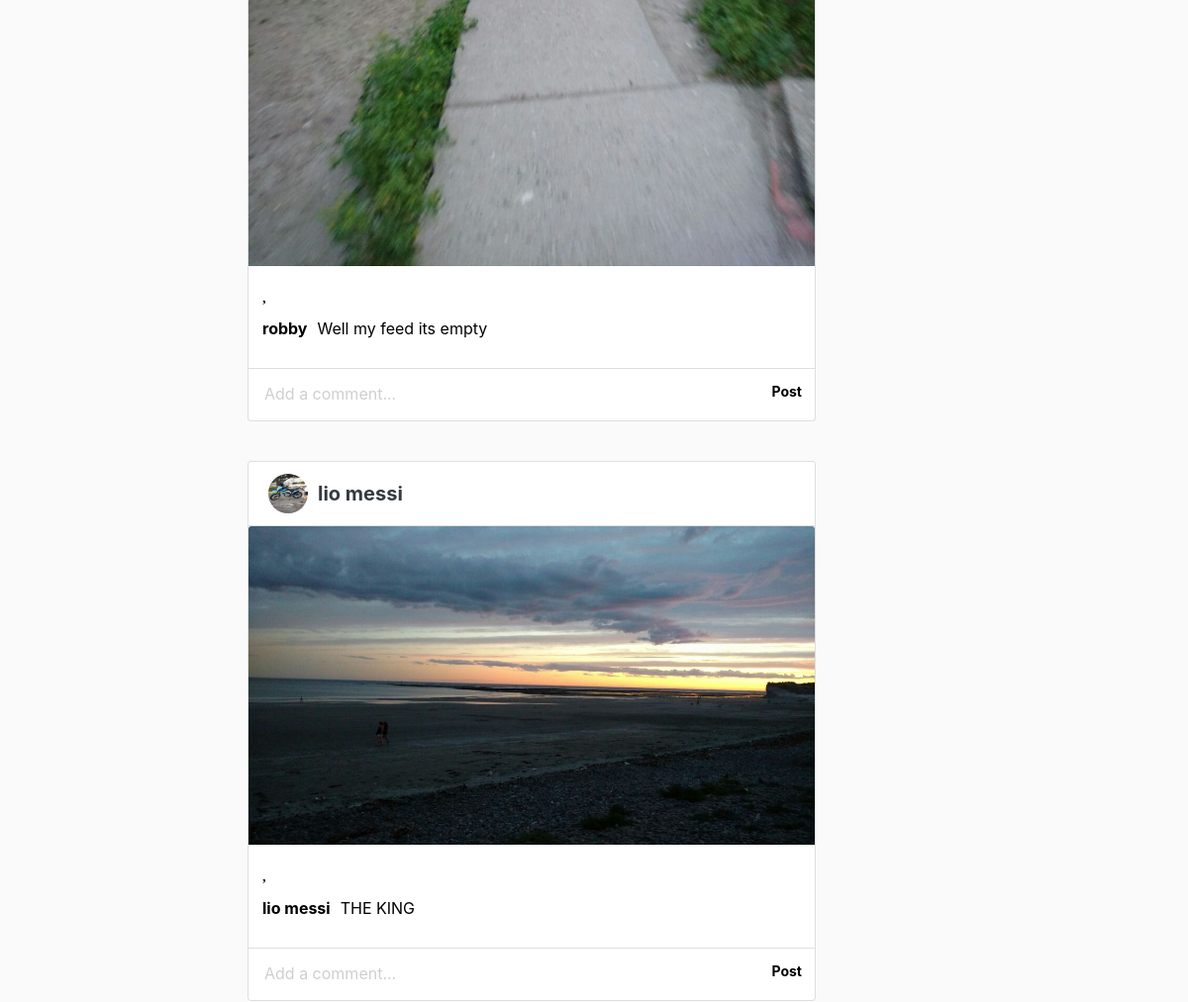
Page /home/ (signed in, middle part) on the earlier database version.
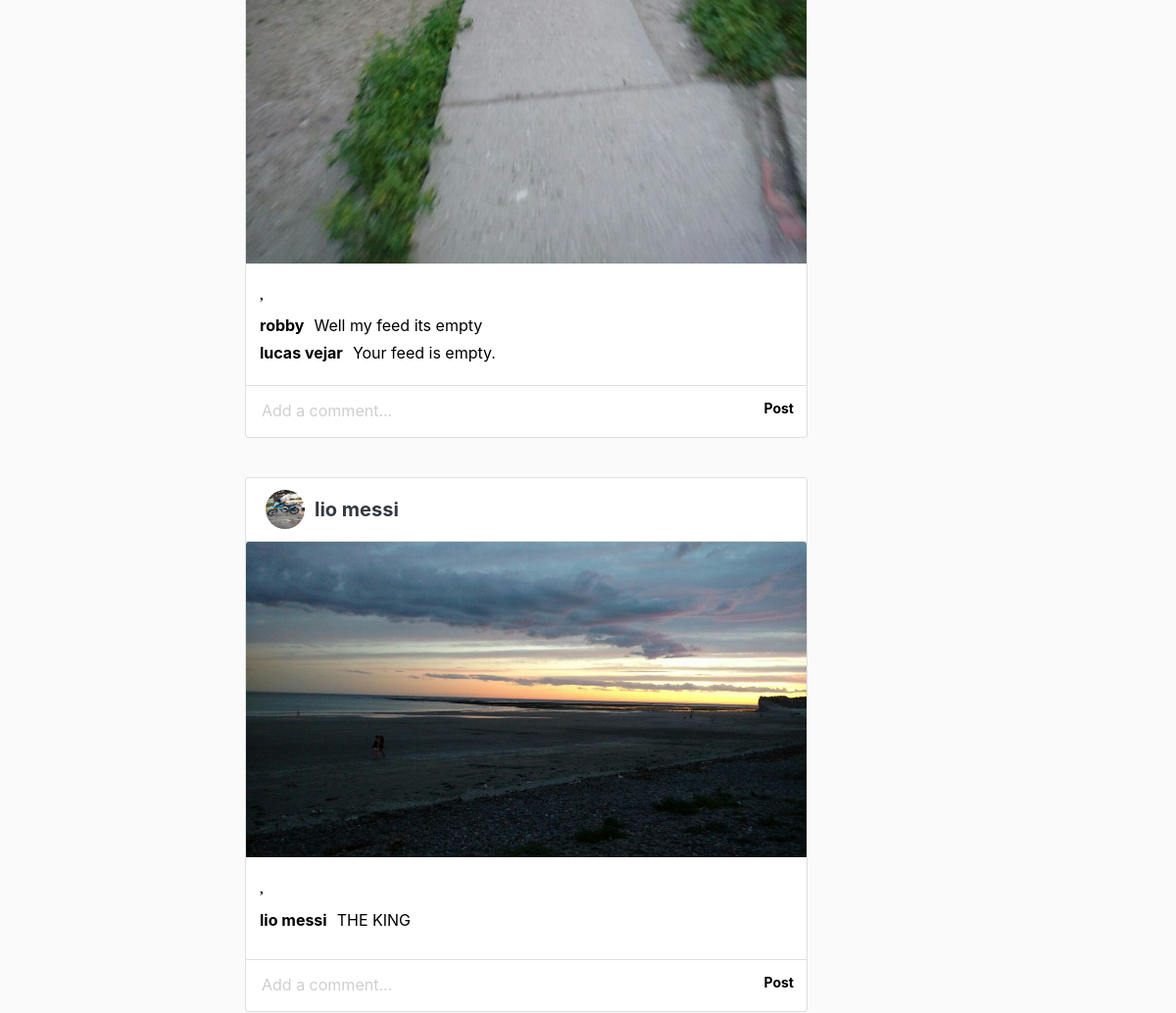
Same page on the later database version.
### blog/models.py (models this page shows, shortened)
class Post(models.Model):
    user = models.ForeignKey(User,on_delete=models.CASCADE)
    description = models.CharField(max_length = 200)
    img_path = models.CharField(max_length = 200)
    created_date = models.DateTimeField(default=timezone.now)
    likes = models.IntegerField()
    def getUserInfo(self,user):
        userInfo = CustomUser.objects.get(user=user)
        return userInfo
    def getPost(self, post):
        comments = Comment.getComments(Comment,post=post)
        user = Post.getUserInfo(Post,post.user)
        return {'post':post, 'comments':comments, 'user':user}

class CustomUser(models.Model):
    user = models.OneToOneField(User, on_delete=models.CASCADE)
    user_name = models.CharField(max_length = 40)
    biography = models.CharField(max_length = 200)
    profile_img = models.CharField(max_length=200)
    friends = models.ManyToManyField('CustomUser')

class Comment(models.Model):
    post = models.ForeignKey('Post',on_delete=models.CASCADE)
    users_who_commented = models.ForeignKey(User,on_delete=models.CASCADE)
    content = models.TextField()
    liked = models.IntegerField()
    def getCommentAuthor(self,author):
        user = CustomUser.objects.get(user=author)
        return user
    def getComments(self,post):
        comments = Comment.objects.filter(post=post)
        comments = [ {'comment':comment,'user':Comment.getCommentAuthor(Comment,comment.users_who_commented)} for comment in comments ]
        return comments

### blog/views.py (the view)
# urls.py: path('home/',views.home, name='home'),
def home(request):
    user = CustomUser.objects.get(user=request.user.id)
    users = CustomUser.objects.all() # this are supossed to be the friends
    posts = Post.objects.all()
    posts = [ Post.getPost(Post,post) for post in posts ]
    storys = Story.objects.all() # this are the storys of every friend
    storys = [ Story.getUserName(Story,story) for story in storys ]
    return render(
        request,
        'blog/post_list.html',
        {
            'posts': posts,
            'users': users,
            'user': user,
            'storys':storys,
        }
    )

### blog/models.py (called while the page is built)
    def getUserName(self,story):
        user = CustomUser.objects.get(user=story.user)
        return {'story':story, 'user':user}

### blog/templates/blog/post_list.html (shortened to what this page needs)
{% extends "blog/base.html" %}
{% load static %}
{% block content %}
<div class="container">
    <div class="row justify-content-center">
        <div class="col-8 col-sm-8 col-xs-9 col-md-6 col-lg-8">
            <div class="card-deck">
                <div class="card content border-0">
                    {% for post in posts %}
                    <div class="card-post">
                        <div class="card-header">
                            <img class="story-header" src="{% static post.user.profile_img %}">
                            <h5 class="user-name"><a class="text-dark text-decoration-none text-lowercase font-weight-bold" href="{% url 'blog:post_detail' post.post.id %}">{{ post.user.user_name }}</a></h5>
                        </div>
                        <img src="{% static post.post.img_path %}" class="card-img-top" alt="...">
                        <div class="card-body post-card">
                            <div class="icons container-fluid">
                                <div class="container menu-items-list row">
                                    <div class="col left-icons" >
                                        <ul class="icons-post-list list-group list-group-horizontal">
                                            <li class="list-group-item"><i class="icons-post-menu far fa-heart"></i></li>
                                            <li class="list-group-item"><i class="icons-post-menu far fa-comment"></i></li>
                                            <li class="list-group-item"><i class="icons-post-menu far fa-paper-plane"></i></li>
                                        </ul>
                                    </div>
                                    <div class="col right-icons" >
                                        <i class="icons-post-menu far fa-bookmark"></i>
                                    </div>
                                </div>
                            </div>
                            <div class="mt-n3 p-0 container-fluid">
                                <div class="post-description-header">
                                    <div class="user-post-comment">
                                        <b class="text-lowercase">{{ post.user.user_name }}</b>
                                    </div>
                                    <p>{{ post.post.description|linebreaks }}</p>
                                </div>
                                {% for comment in post.comments %}
                                <div class="comments-card">
                                    <div class="comment-img">
                                        <b>{{ comment.user.user_name }}</b>
                                    </div>
                                    <div class="comment-content">
                                        <p>{{ comment.comment.content }}</p>
                                    </div>
                                </div>
                                {% endfor %}
                            </div>
                        </div>
                        <form class="form inline-form" id="commentForm" method="POST" action="{% url 'blog:makeComment' post.post.id %}">{% csrf_token %}
                        <div class="add-comment card-footer bg-transparent input-group">
                            <input id="userComment" name="userComment" class="comment-input form-control" type="text" name="comments" placeholder="Add a comment...">
                            <div class="comment-btn input-group-append">
                                <button type="submit" class="btn btn-sm btn-link mb-2"><b>Post</b></button>
                            </div>
                        </div>
                        </form>
                    </div>
                    {% endfor %}
                </div>
            </div>
        </div>
        <div class="col-4 col-sm col-xs col-md-6 col-lg-4">
        </div>
    </div>
</div>
{% endblock content %}

Differences in the rows shown:
added Comment: user.user_name "lucas vejar", comment.content "Your feed is empty.", shown under Post "Well my feed its empty"
